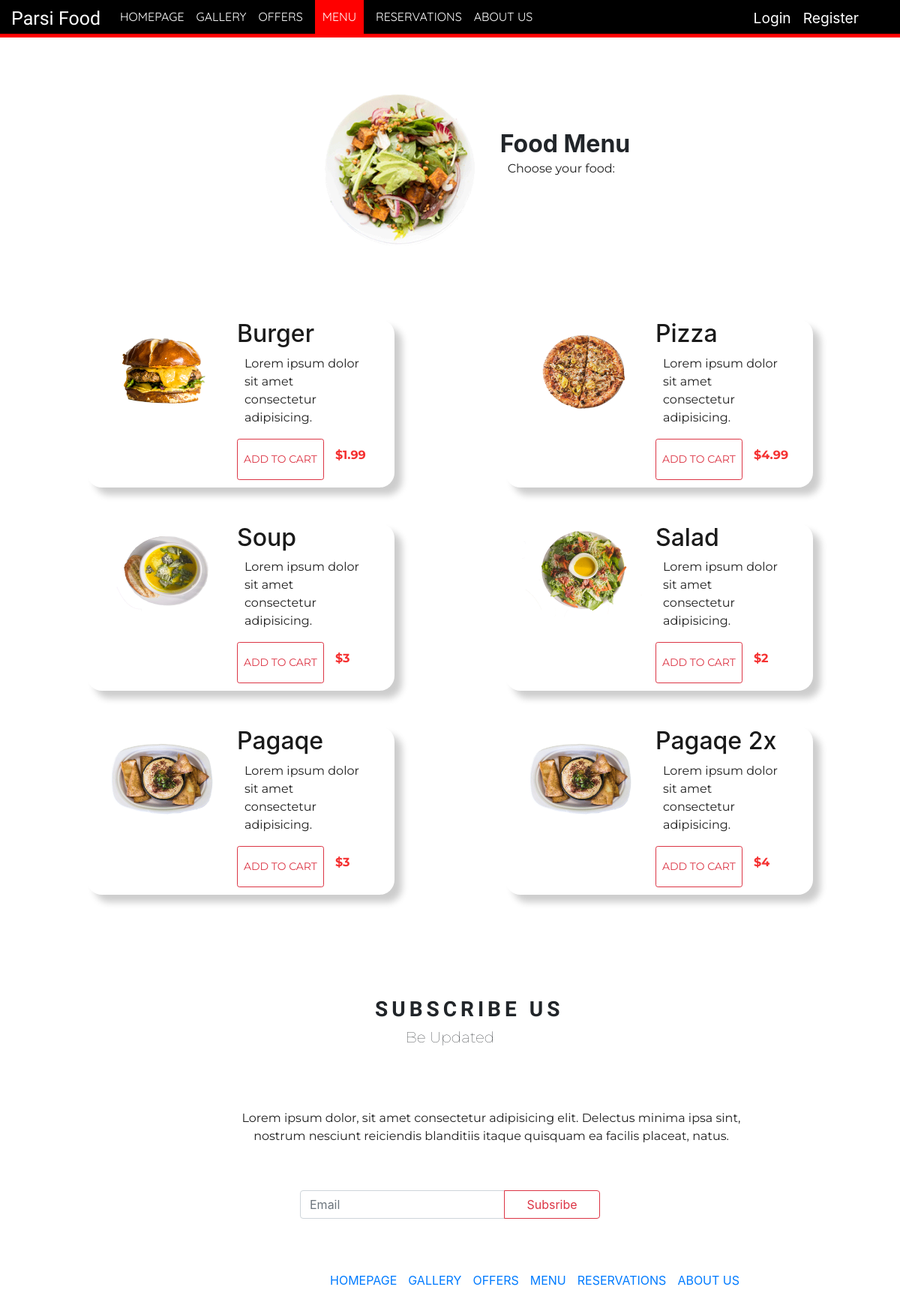
Page /menu.php on the committed database.
### tables this page shows
CREATE TABLE `homepage` (
  `id` int(11) NOT NULL,
  `upperText` varchar(200) NOT NULL,
  `mainText` varchar(200) NOT NULL,
  `belowText` varchar(200) NOT NULL,
  `logo` varchar(200) NOT NULL
);

CREATE TABLE `pages` (
  `id` int(11) NOT NULL,
  `pageName` varchar(200) NOT NULL,
  `pageUrl` varchar(200) NOT NULL
);

CREATE TABLE `menues` (
  `id` int(11) NOT NULL,
  `foodName` varchar(250) NOT NULL,
  `image` text NOT NULL,
  `description` varchar(250) NOT NULL,
  `price` double NOT NULL
);

CREATE TABLE `footer` (
  `id` int(11) NOT NULL,
  `mainTitleText` varchar(200) NOT NULL,
  `subTitleText` varchar(200) NOT NULL,
  `paragraphText` varchar(200) NOT NULL
);

### menu.php (the view, shortened to what this page needs)
<?php
include_once "includes/header.php";
include_once "includes/database.php";
$query = "SELECT * FROM menues";
$result = mysqli_query($connection, $query);
?>
<section id="foodMenu">
    <div class="introFood">
        <img src="images/salad.png" alt="Salad Image">
        <h2>Food Menu</h2>
        <p>Choose your food:</p>
    </div>
    <div id="menuOptions">
        <?php
        while ($row = mysqli_fetch_assoc($result)) {
            echo '
            <div class="specialItem1">
                <p hidden class="id">'.$row['id'].' </p>
                <img class="itemPhoto" src="images/menuFoods/'.$row['image'].'" alt="Hamburger Image" class="menuFoodImages">
                <div class="item1Text">
                    <div class="itemTitle">
                        <h2 class="itemName">'.$row['foodName'].'</h2>
                    </div>
                    <p>'.$row['description'].'</p>
                    <div class="priceAndCard">
                        <input class="submit-order btn btn-outline-danger btn-sm" type="submit" value="ADD TO CART">
                        <p class="itemPrice">$'.$row['price'].'</p>
                </div>
                </div>
            </div>
            ';
        };
        ?>
    </div>
</section>
<?php
include_once "includes/footer.php";
?>

### includes/navbar.php (shortened to what this page needs)
<?php
    $firstname = null;
    include 'database.php';
?>
<header>
    <nav>
        <?php
            $query  = "SELECT logo FROM homepage";
            $result = mysqli_query($connection,$query);
            $logo = mysqli_fetch_row($result);
            echo '<h1>'.$logo[0].'</h1>';
        ?>
        <ul id="nav">
            <?php
                $query  = "SELECT * FROM pages";
                $result = mysqli_query($connection,$query);
                while($row = mysqli_fetch_assoc($result)){
                    $pages = $row['pageName'];
                    $url = $row['pageUrl'];
             ?>
            <li>
                <a class="<?php if($url === $activePage){?> homered <?php }?> " href="<?php echo $url ?>"> <?php echo $pages ?>
                </a>
            </li>
            <?php
            }
            ?>
        </ul>
        <?php if($firstname === null){ ?>
        <ul id="users">
            <li><a href="login.php" id="logins">Login</a></li>
            <li><a href="register.php">Register</a></li>
        </ul>
        <?php } ?>
    </nav>
</header>
        <div class="divider"></div>

### includes/footer.php (shortened to what this page needs)
<?php
    include_once 'includes/database.php';
    $query  = "SELECT * FROM footer";
    $result = mysqli_query($connection,$query);
    $row = mysqli_fetch_assoc($result);
    $mainText = $row['mainTitleText'];
    $subtTitle = $row['subTitleText'];
    $paragraphText = $row['paragraphText'];
?>
<footer id="footer">
            <h3><?php echo $mainText?></h3>
            <h5><?php echo $subtTitle?></h5>
            <p><?php echo $paragraphText?></p>
            <form method="post" action="subscribe.php" class="input-group mb-3 gridShow">
                <input type="email" name='email' class="form-control" placeholder="Email" aria-label="Recipient's email" aria-describedby="basic-addon2" required>
                <div class="input-group-append">
                    <button class="btn btn-outline-danger" type="submit" name='submit'>Subsribe</button>
                </div>
            </form>
            <ul>
                <?php
                $query  = "SELECT * FROM pages";
                $result = mysqli_query($connection,$query);
                while($row = mysqli_fetch_assoc($result)){
                    $pages = $row['pageName'];
                    $url = $row['pageUrl'];
                    echo '<li><a href="'.$url.'">'.$pages.'</a></li>';
                }
                ?>
            </ul>
        </footer>
    </body>
</html>

### assets/style.css (style rules this page uses)
body ,html { height: 100%; margin: 0; padding: 0; }
header { background: black; color: white; padding: 10px; height: 45px; }
header h1 { display: inline; font-family: 'Indie Flower', cursive; font-weight: 300; font-size: 25px; float: left; padding: 0 10px 5px 5px; margin-bottom: 5px; }
nav ul { display: inline; padding: 0px; float: left; }
nav ul li { display: inline-block; list-style-type: none; color: white; float: left; margin-left: 16px; }
nav ul li a { color: white; text-decoration: none; }
#nav { font-family: 'Quicksand', sans-serif; }
.homered { background-color: red; padding: 30px 10px 15px 10px; }
#users { float: right; margin-right: 45px; font-size: 1.2em; bottom: 5px; }
.divider { background-color: red; height: 5px; }
#foodMenu { display: flex; width: 100%; margin: 0 auto; flex-direction: column; }
.introFood { display: grid; grid-template-columns:repeat(9,1fr); grid-template-rows: repeat(3,1fr); }
.introFood img { max-width: 80%; min-width: 400px; grid-area: 1/3/4/8; }
.introFood h2 { font-weight: bold; grid-area: 2/6/8/8; align-self: flex-start; }
.introFood p { grid-area:2/6/2/8; align-self: center; }
#menuOptions { width: 100%; display: flex; flex-wrap: wrap; justify-content: space-evenly; gap: 1em; }
#menuOptions img { width: 200px; justify-content: left; }
.specialItem1 { width: 410px; margin: 1em; border-radius: 20px; box-shadow: 10px 10px 10px rgba(0, 0, 0, 0.2); padding-bottom: 5px; }
.itemPhoto { float: left; border-radius: 20px 0 0 20px;; background-color: #fff; }
.item1Text { float: left; width: 170px; }
.itemTitle { width: 200px; margin: 0 auto; }
.itemName { float: left; color: #1a1a1a; }
.itemPrice { color: rgb(245, 50, 50); padding: 10px; font-size: 16px; float: right; border-radius: 50%; font-weight: bold; margin-left: 5px; font-family: 'Montserrat', sans-serif; }
p { font-family: 'Montserrat', sans-serif; color: rgb(32, 32, 32); clear: both; text-align: start; margin-left: 10px; }
.submit-order { background-color: #ececec; color: rgb(49, 49, 49); font-family: 'Montserrat', sans-serif; padding: 10px; border: none; border-radius: 5px; margin-bottom: 5px; }
#footer { display: grid; grid-template-columns:repeat(12,1fr); grid-template-rows: repeat(12,1fr); }
#footer h3 { grid-area: 3/6/3/10; font-weight: bold; align-self: flex-end; letter-spacing: 5px; font-family: 'Vidaloka', serif; }
#footer h5 { grid-area: 4/6/4/8; font-weight: lighter; align-self: flex-start; text-align: center; font-family: 'Montserrat', sans-serif; }
#footer p { grid-area: 6/4/8/11; text-align: center; font-family: 'Montserrat', sans-serif; }
#footer .gridShow { grid-area: 8/5/8/9; }
.gridShow div button { height: 38px; width: 8em; }
#footer ul li { display: inline; justify-content: space-between; }
#footer ul li a { margin-right:15px; }
#footer ul { grid-area: 10/5/10/12; text-decoration: none; }
.priceAndCard { display: flex; justify-content: space-b; }

### rows in the picture
homepage: logo "Parsi Food"
pages: pageName "HOMEPAGE"
pages: pageName "GALLERY"
pages: pageName "OFFERS"
pages: pageName "MENU"
pages: pageName "RESERVATIONS"
pages: pageName "ABOUT US"
menues: image (picture), foodName "Burger", description "Lorem ipsum dolor sit amet consectetur adipisicing.", price "1.99"
menues: image (picture), foodName "Pizza", description "Lorem ipsum dolor sit amet consectetur adipisicing.", price "4.99"
menues: image (picture), foodName "Soup", description "Lorem ipsum dolor sit amet consectetur adipisicing.", price "3"
menues: image (picture), foodName "Salad", description "Lorem ipsum dolor sit amet consectetur adipisicing.", price "2"
menues: image (picture), foodName "Pagaqe", description "Lorem ipsum dolor sit amet consectetur adipisicing.", price "3"
menues: image (picture), foodName "Pagaqe 2x", description "Lorem ipsum dolor sit amet consectetur adipisicing.", price "4"
footer: mainTitleText "SUBSCRIBE US", subTitleText "Be Updated", paragraphText "Lorem ipsum dolor, sit amet consectetur adipisicing elit. Delectus minima ipsa sint, nostrum nesciunt reiciendis blanditiis itaque quisquam ea facilis placeat, natus."
